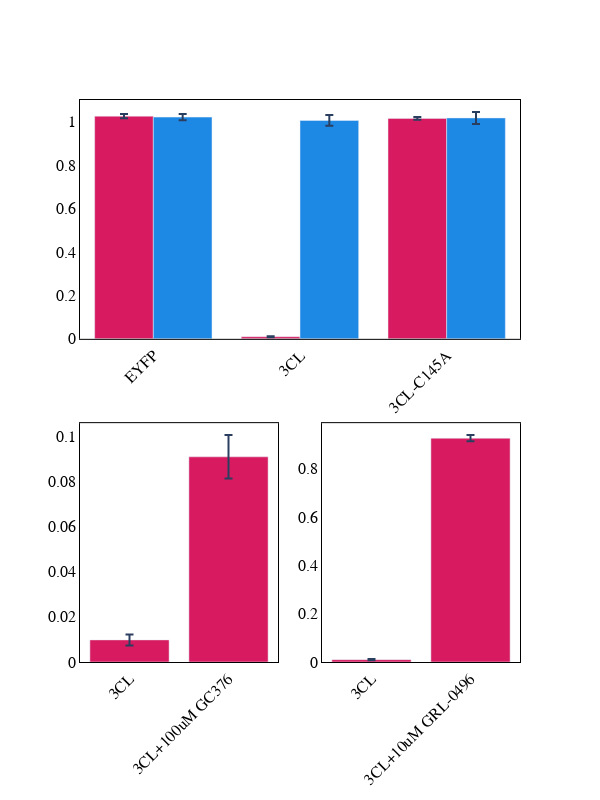

Here is the notebook cell this chart was saved with:
### Code cell
fig = make_subplots(
    rows=2, cols=2,
    specs=[[{"colspan": 2}, None],
          [{}, {}]])

fig.add_trace(go.Bar(x = gc_summary['variant'], y =gc_summary['mean'],
                     marker_color = '#D81B60',
                    error_y=dict(
            type='data', # value of error bar given in data coordinates
            array=gc_summary['std'],
            visible=True)),row=2, col=1)


fig.add_trace(go.Bar(x = grl_summary['variant'], y =grl_summary['mean'],
                     marker_color = '#D81B60',
                    error_y=dict(
            type='data', # value of error bar given in data coordinates
            array=grl_summary['std'],
            visible=True)),row=2, col=2)


fig.add_trace(go.Bar(name = 'GAL', x = no_drug_gal['variant'], y =no_drug_gal['mean'],
                     marker_color = '#D81B60',
                    error_y=dict(
            type='data', # value of error bar given in data coordinates
            array=no_drug_gal['std'],
            visible=True)),row=1, col=1)
fig.add_trace(go.Bar(name = 'GLU', x = no_drug_glu['variant'], y =no_drug_glu['mean'],
                     marker_color = '#1E88E5',
                    error_y=dict(
            type='data', # value of error bar given in data coordinates
            array=no_drug_glu['std'],
            visible=True)),row=1, col=1)

fig.update_layout(barmode='group', showlegend=False, xaxis_tickangle=-45)
fig.update_xaxes(showline=True, linewidth=1, linecolor='black', mirror=True,
                showgrid=False, tickangle=-45)
fig.update_yaxes(showline=True, linewidth=1, linecolor='black', mirror=True,
                showgrid=False)
fig.update_layout(
    paper_bgcolor='rgba(255,255,255,100)',
    plot_bgcolor='rgba(255,255,255,100)',
    height=800,
    width = 600,
    font=dict(family="Arial",
                    size=16,
                    color="#020202"
                    )
    )
fig.show()
fig.write_image(fig_folder+"Fig1A_bar.pdf")

### Figure 1 — Plotly figure (JSON) as saved in the notebook; plotly's stock layout.template omitted (floating-point values rounded to 4 significant figures)
{"data": [{"error_y": {"array": [0.002426, 0.009619], "type": "data", "visible": true}, "marker": {"color": "#D81B60"}, "type": "bar", "x": ["3CL", "3CL+100uM GC376"], "xaxis": "x2", "y": [0.009775, 0.09075], "yaxis": "y2"}, {"error_y": {"array": [0.002426, 0.01295], "type": "data", "visible": true}, "marker": {"color": "#D81B60"}, "type": "bar", "x": ["3CL", "3CL+10uM GRL-0496"], "xaxis": "x3", "y": [0.009775, 0.9257], "yaxis": "y3"}, {"error_y": {"array": [0.009486, 0.002426, 0.005962], "type": "data", "visible": true}, "marker": {"color": "#D81B60"}, "name": "GAL", "type": "bar", "x": ["EYFP", "3CL", "3CL-C145A"], "xaxis": "x", "y": [1.024, 0.009775, 1.014], "yaxis": "y"}, {"error_y": {"array": [0.01427, 0.02472, 0.02762], "type": "data", "visible": true}, "marker": {"color": "#1E88E5"}, "name": "GLU", "type": "bar", "x": ["EYFP", "3CL", "3CL-C145A"], "xaxis": "x", "y": [1.02, 1.005, 1.016], "yaxis": "y"}], "layout": {"barmode": "group", "font": {"color": "#020202", "family": "Arial", "size": 16}, "height": 800, "paper_bgcolor": "rgba(255,255,255,100)", "plot_bgcolor": "rgba(255,255,255,100)", "showlegend": false, "width": 600, "xaxis": {"anchor": "y", "domain": [0, 1], "linecolor": "black", "linewidth": 1, "mirror": true, "showgrid": false, "showline": true, "tickangle": -45}, "xaxis2": {"anchor": "y2", "domain": [0, 0.45], "linecolor": "black", "linewidth": 1, "mirror": true, "showgrid": false, "showline": true, "tickangle": -45}, "xaxis3": {"anchor": "y3", "domain": [0.55, 1], "linecolor": "black", "linewidth": 1, "mirror": true, "showgrid": false, "showline": true, "tickangle": -45}, "yaxis": {"anchor": "x", "domain": [0.575, 1], "linecolor": "black", "linewidth": 1, "mirror": true, "showgrid": false, "showline": true}, "yaxis2": {"anchor": "x2", "domain": [0, 0.425], "linecolor": "black", "linewidth": 1, "mirror": true, "showgrid": false, "showline": true}, "yaxis3": {"anchor": "x3", "domain": [0, 0.425], "linecolor": "black", "linewidth": 1, "mirror": true, "showgrid": false, "showline": true}}}
